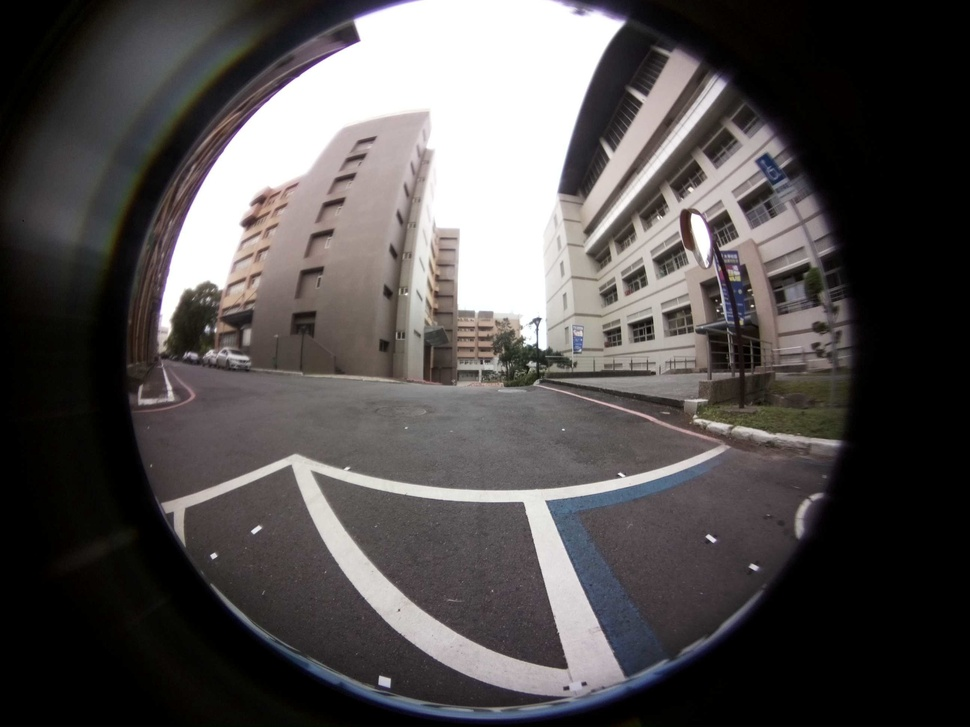
#> input picture belajar-python/Study_ Opencv/image_processing/behind_lab.jpg, 970 x 727 px, shrunk from 2592 x 1944 before the run
$ python 'belajar_opencv5(menormalisir-poto).py'
#> lines starting #> are read from the running program, lines starting #| are printed output that depends on the picture
import cv2
import numpy as np
import matplotlib.pyplot as plt

# Read image from disk
img = cv2.imread('behind_lab.jpg')
#> img is the input picture: shape (727, 970, 3); mean B, G, R 79.1, 79.3, 83

# Convert BRG to RGB
image_rgb = cv2.cvtColor(img, cv2.COLOR_BGR2RGB)

# Split the image into channels
b, g, r = cv2.split(image_rgb)
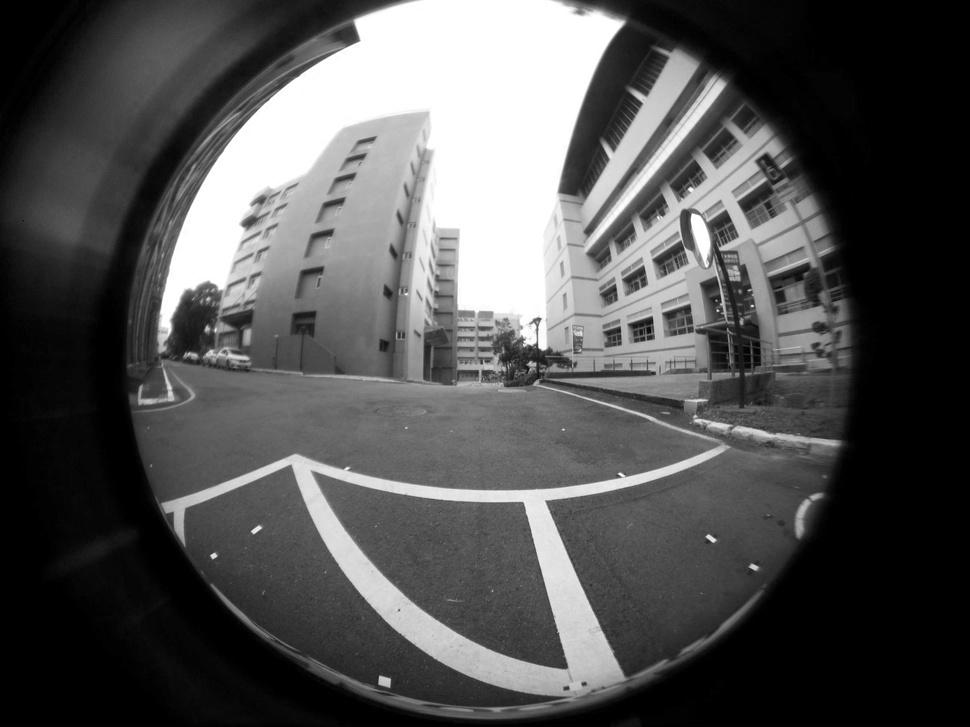
#> b: shape (727, 970); min 0, max 255, mean 83
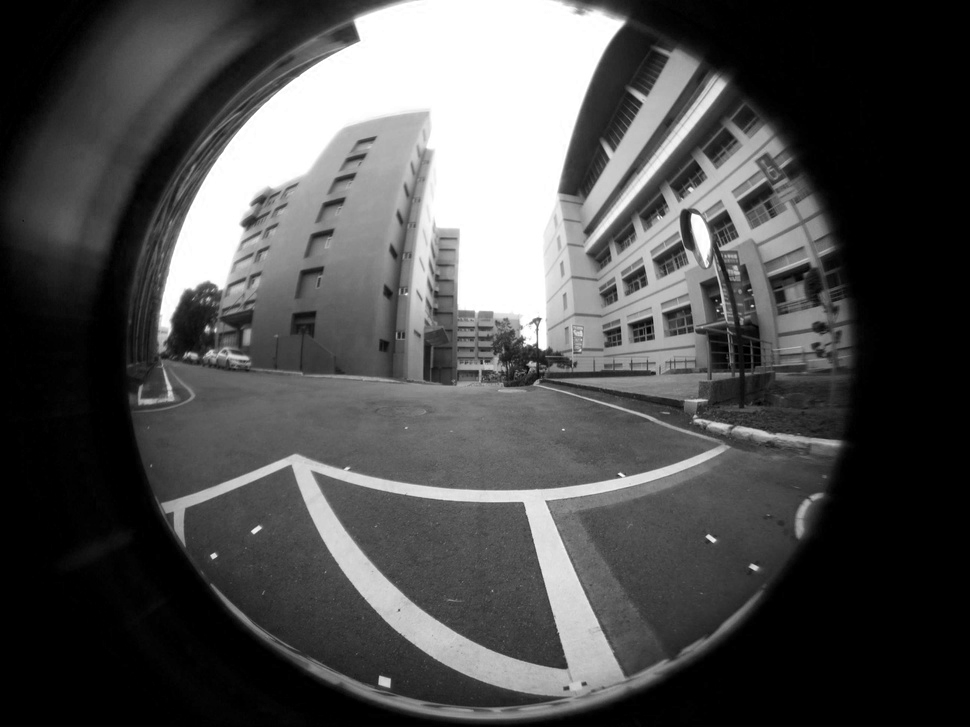
#> r: shape (727, 970); min 0, max 255, mean 79.1

# Normalization Parameter
min_value = 0
max_value = 1
norm_type = cv2.NORM_MINMAX

# Normalization each channel
b_normalized = cv2.normalize(b.astype('float'), None, min_value, max_value, norm_type)
g_normalized = cv2.normalize(b.astype('float'), None, min_value, max_value, norm_type)
r_normalized = cv2.normalize(b.astype('float'), None, min_value, max_value, norm_type)

# Merge the normalized channels back into an image
normalized_image = cv2.merge((b_normalized, g_normalized, r_normalized))

# Normalized Image
print(normalized_image[:,:,0])
#> (printed output is left out)

plt.imshow(normalized_image)
plt.xticks([])
plt.yticks([])
plt.title('Normalized Image')
plt.show()

$ run again, with belajar-python/Study_ Opencv/image_processing/example.jpg copied over belajar-python/Study_ Opencv/image_processing/behind_lab.jpg
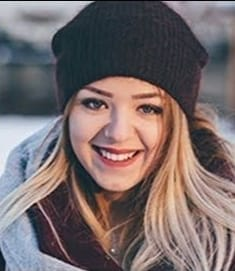
#> input picture belajar-python/Study_ Opencv/image_processing/example.jpg, 235 x 271 px
#> img is the input picture: shape (271, 235, 3); mean B, G, R 107.2, 106.9, 119.9
#> `b, g, r = cv2.split(image_rgb)`:
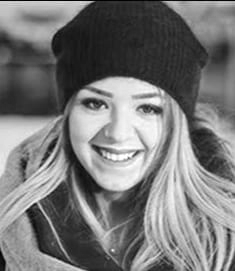
#> b: shape (271, 235); min 0, max 255, mean 119.9
#> `b, g, r = cv2.split(image_rgb)`:
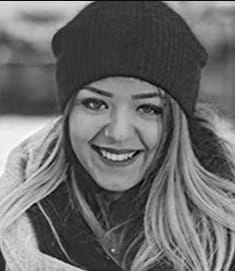
#> r: shape (271, 235); min 0, max 255, mean 107.2
#> (printed output is left out)
